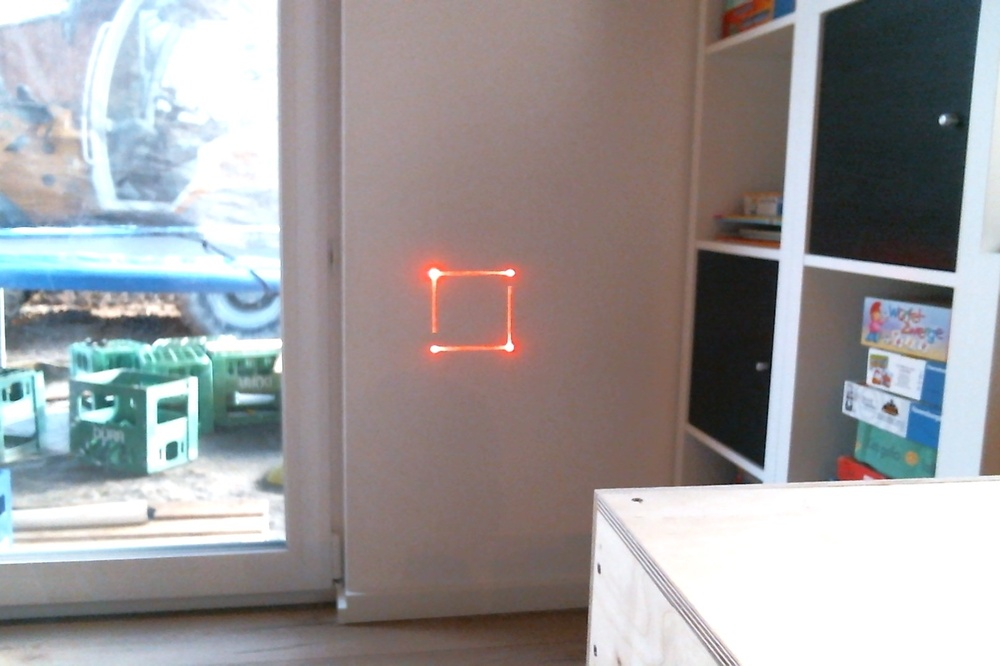
#> input picture Quadrat.jpg, 1000 x 666 px, shrunk from 1616 x 1077 before the run, given in place of the camera
$ python cv_trackign_test.py
#> lines starting #> are read from the running program, lines starting #| are printed output that depends on the picture; after the words box and inside, x2 and y2 are one past the last pixel; in counts of white or black regions, pixels touching at a corner belong together
from types import NoneType
import cv2 as cv
import numpy as np
import time
import math

cap = cv.VideoCapture(0)#my webcam(2),default(0)

parameter1=100
def update1(value):
    global parameter1
    parameter1=value

parameter2=100
def update2(value):
    global parameter2
    parameter2=value

parameter3=100
def update3(value):
    global parameter3
    parameter3=value


cv.namedWindow("frame")
cv.createTrackbar('Param1', "frame", 0, 500, update1)
cv.createTrackbar('Threshhold(circles)', "frame", 0, 500, update2)
cv.createTrackbar('ValueMaskLower', "frame", 0, 255, update3)

while(1):
    # Take each frame
    _, frame = cap.read()
#> frame is the input picture: shape (666, 1000, 3); mean B, G, R 153.9, 152.7, 155.4

    # Convert BGR to HSV
    #hsv = cv.cvtColor(frame, cv.COLOR_BGR2HSV)


    #hsv_c = cv.cvtColor(frame, cv.COLOR_BGR2HSV)


    # define range of blue color in HSV
    lower = np.array([parameter3,parameter3,parameter3])
    upper = np.array([255,255,255])

    # Threshold the HSV image to get only blue colors
    mask = cv.inRange(frame, lower, upper)
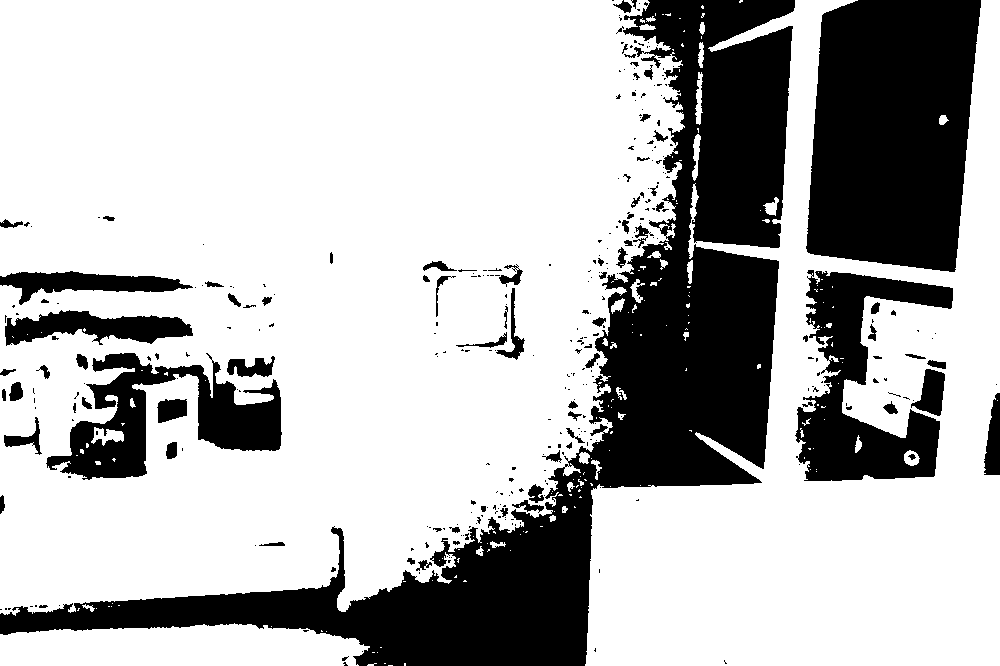
#> mask: shape (666, 1000); 71.5% white; 344 black regions (255 under 20 px), largest, box (x1, y1, x2, y2) and area: (0, 0, 795, 666) 105154, (806, 0, 981, 272) 40228, (795, 270, 953, 481) 15348

    # Bitwise-AND mask and original image
    res = cv.bitwise_and(frame,frame, mask= mask)
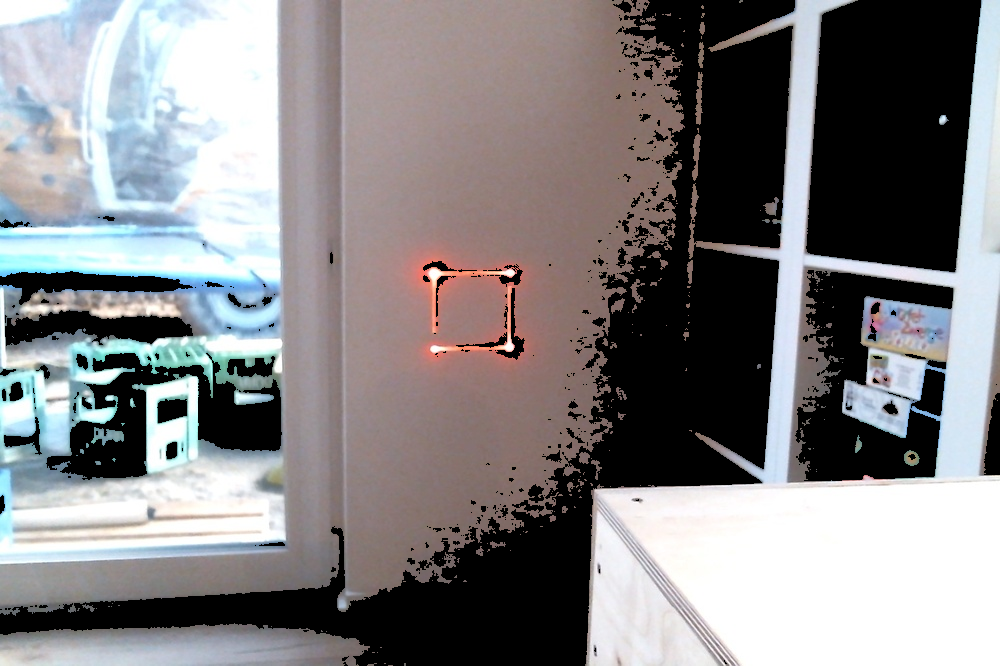
#> res: shape (666, 1000, 3); mean B, G, R 131.7, 130, 132.1
    cv.imshow("res",res)

    #cv.imshow('res',res)
    #cv.imshow('mask',mask)

    img = cv.medianBlur(res,3)
    cimg = cv.cvtColor(img,cv.COLOR_BGR2GRAY)
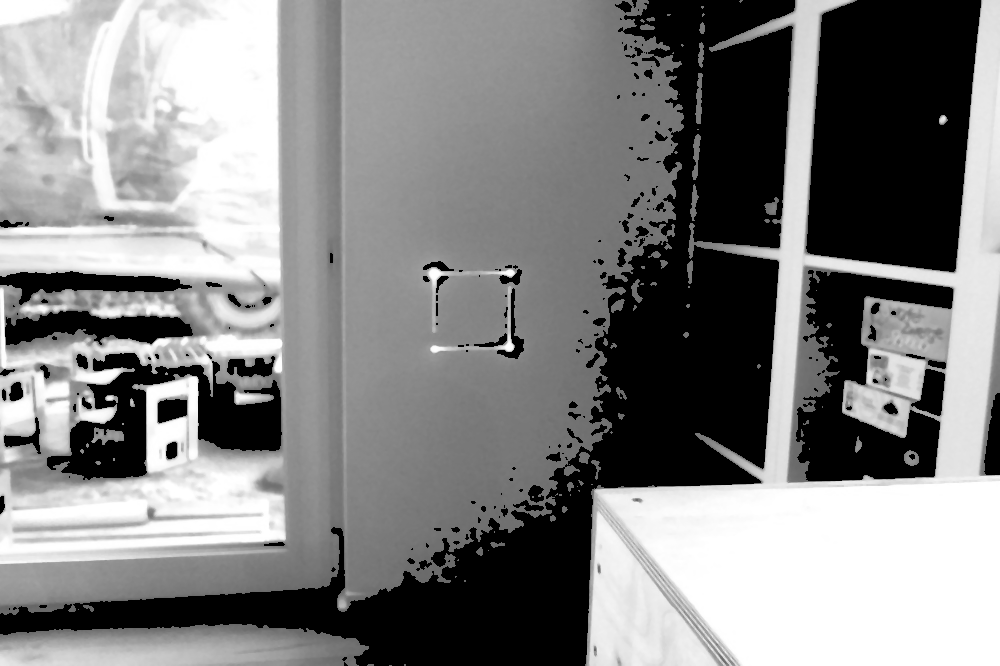
#> cimg: shape (666, 1000); min 0, max 255, mean 130.9
    circles = cv.HoughCircles(cimg,cv.HOUGH_GRADIENT,2,10,param1=parameter1,param2=parameter2,minRadius=5,maxRadius=200)
#> circles = 188 rows, first 8: [759, 417, 181.2], [749, 417, 176.8], [777, 433, 185.6], [109, 393, 88.8], [163, 419, 119.6], [753, 401, 190], [729, 405, 161.4], [751, 433, 187.8]

    if type(circles) != type(None):
        circles = np.uint16(np.around(circles))
#> circles = 188 rows, first 8: [759, 417, 181], [749, 417, 177], [777, 433, 186], [109, 393, 89], [163, 419, 120], [753, 401, 190], [729, 405, 161], [751, 433, 188]
        i=circles[0,0]
#> i = [759, 417, 181]
        # draw the outer circle
        cv.circle(cimg,(i[0],i[1]),i[2],(0,255,0),2)
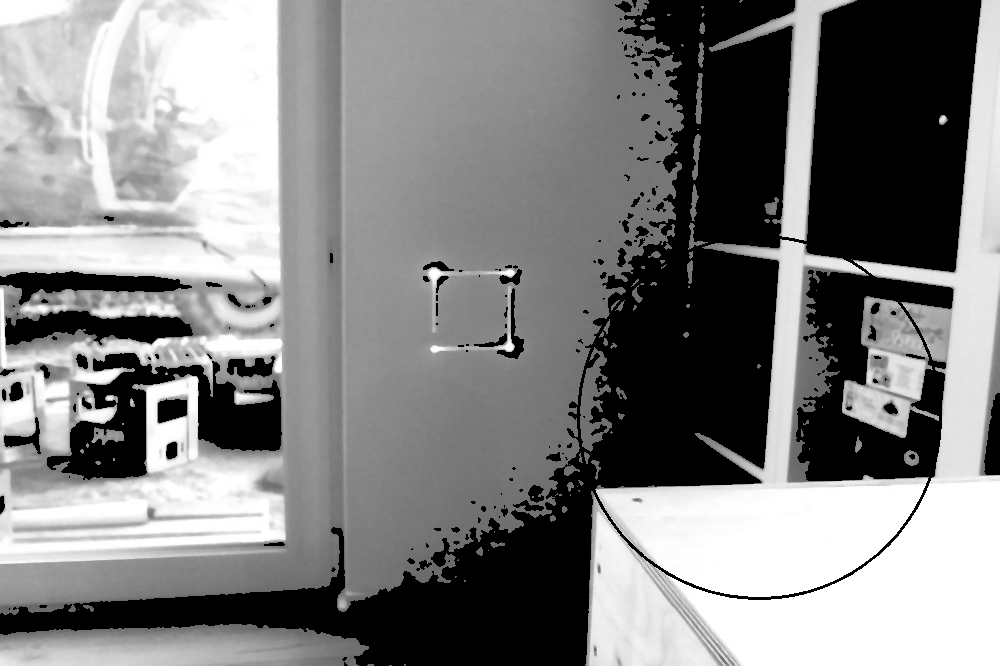
#> cimg: shape (666, 1000); 0.34% of pixels changed, all inside (x1, y1, x2, y2) = (577, 236, 942, 600)
        # draw the center of the circle
        cv.circle(cimg,(i[0],i[1]),2,(0,0,255),3)


        cv.imshow('cimg',cimg)
    cv.imshow("edges", cv.Canny(img,parameter1/2,parameter1))
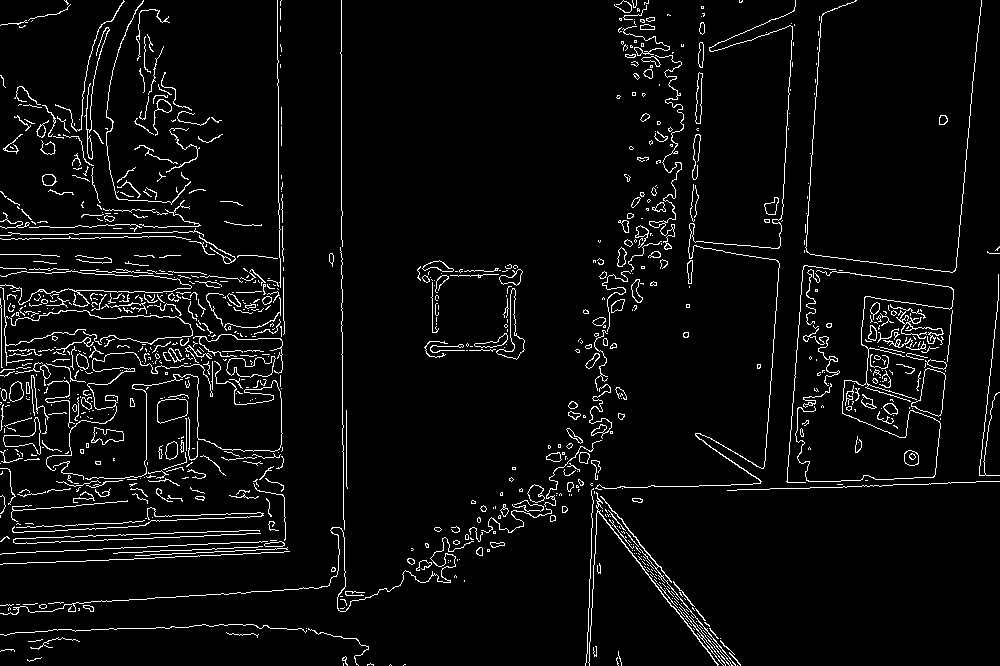
#> window 'edges': shape (666, 1000); 4.6% white in thin lines or dots
    cv.imshow('frame',frame)


    k = cv.waitKey(5) & 0xFF
#> (key Esc is pressed here)
    if k == 27:
        break

cv.destroyAllWindows()
